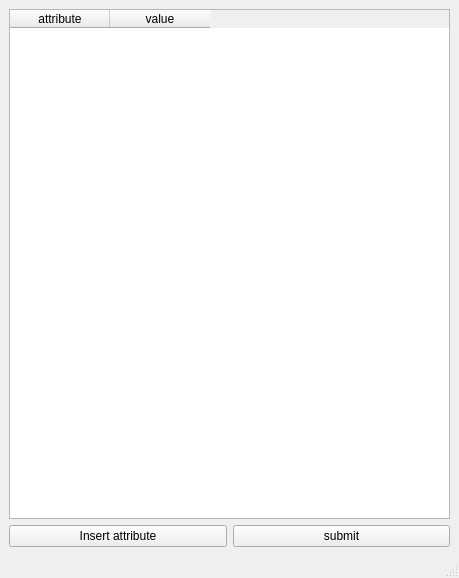
<?xml version="1.0" encoding="UTF-8"?>
<ui version="4.0">
 <class>MainWindow</class>
 <widget class="QMainWindow" name="MainWindow">
  <property name="geometry">
   <rect>
    <x>0</x>
    <y>0</y>
    <width>459</width>
    <height>578</height>
   </rect>
  </property>
  <property name="windowTitle">
   <string>MainWindow</string>
  </property>
  <widget class="QWidget" name="centralwidget">
   <layout class="QVBoxLayout" name="verticalLayout_2">
    <item>
     <layout class="QVBoxLayout" name="verticalLayout">
      <item>
       <widget class="QTableWidget" name="table">
        <column>
         <property name="text">
          <string>attribute</string>
         </property>
        </column>
        <column>
         <property name="text">
          <string>value</string>
         </property>
        </column>
       </widget>
      </item>
     </layout>
    </item>
    <item>
     <layout class="QHBoxLayout" name="horizontalLayout">
      <item>
       <widget class="QPushButton" name="Insert">
        <property name="text">
         <string>Insert attribute</string>
        </property>
       </widget>
      </item>
      <item>
       <widget class="QPushButton" name="pushButton_2">
        <property name="text">
         <string>submit</string>
        </property>
       </widget>
      </item>
     </layout>
    </item>
   </layout>
  </widget>
  <widget class="QMenuBar" name="menubar">
   <property name="geometry">
    <rect>
     <x>0</x>
     <y>0</y>
     <width>459</width>
     <height>22</height>
    </rect>
   </property>
  </widget>
  <widget class="QStatusBar" name="statusbar"/>
 </widget>
 <resources/>
 <connections/>
</ui>
